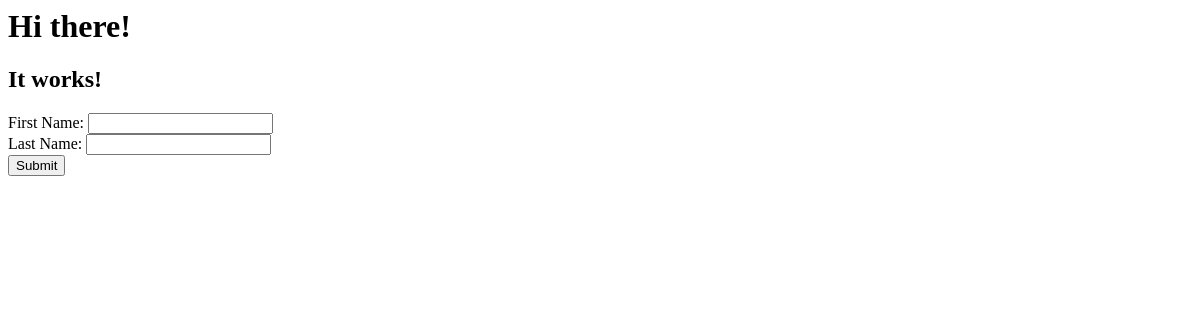
Before: / with the older database file.
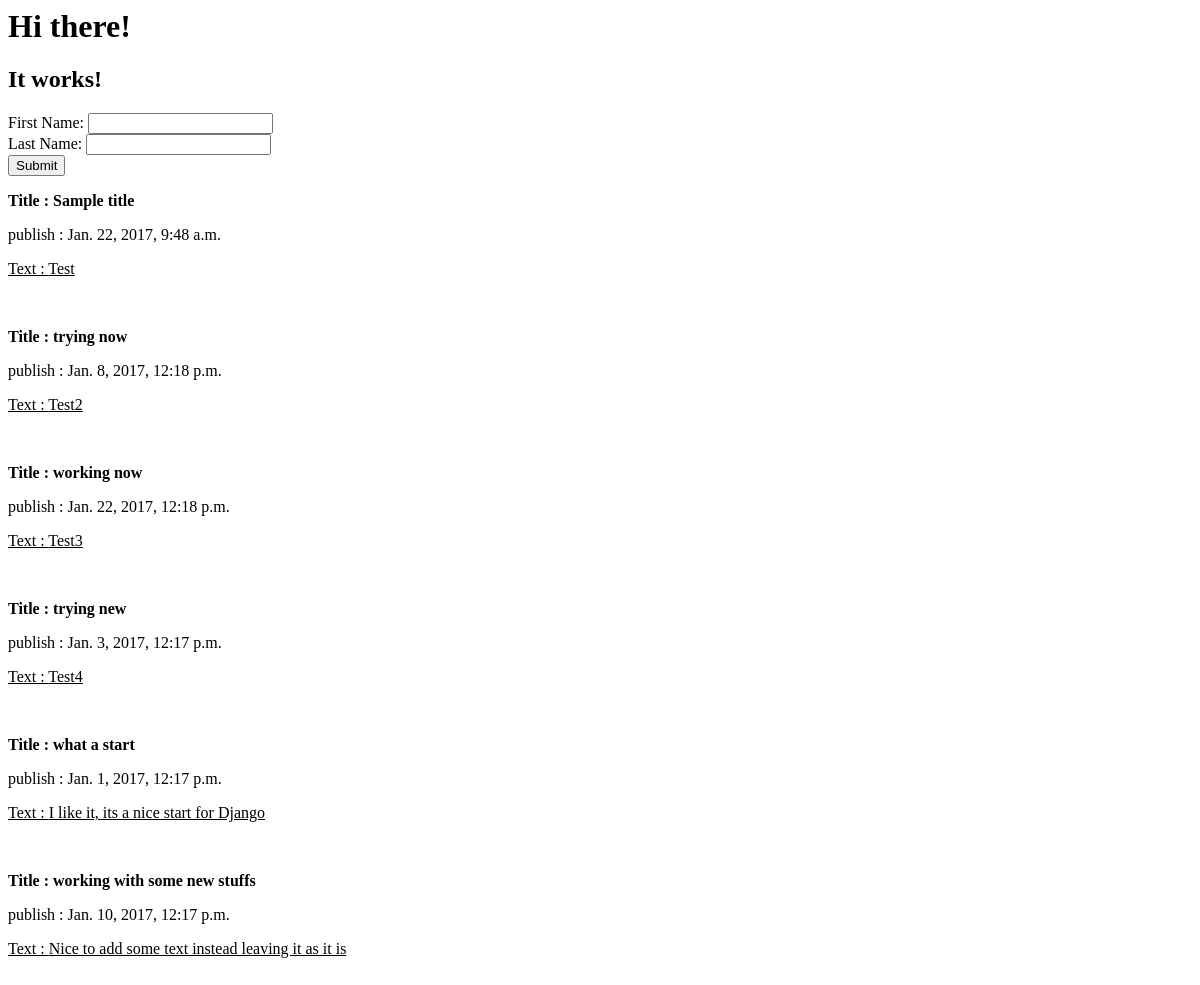
After: the same page with the newer database file.
### blog/models.py (models this page shows, shortened)
class Post(models.Model):
    author = models.ForeignKey('auth.User')
    title = models.CharField(max_length=200)
    text = models.TextField()
    created_date = models.DateTimeField(
            default=timezone.now)
    published_date = models.DateTimeField(
            blank=True, null=True)

### blog/views.py (the view)
# urls.py: url(r'^$', views.post_list, name='post_list'),
def post_list(request):
    posts = Post.objects.filter(published_date__lte=timezone.now()).order_by('published_date')
    All_post = Post.objects.all()
    return render(request, 'blog/post_list.html', {'posts': All_post})

### blog/templates/blog/post_list.html (shortened to what this page needs)
<html>
    <head>
    </head>
    <body>
        <h1>Hi there!</h1>
        <h2>It works!</h2>
      <form action="acb.html">
      First Name:  <input type="text" name="fname"><br>
      Last Name:  <input type="text" name="Lname"><br>
                  <input type="submit" name="SUBMIT">
      </form>
      <div>
        {% for post in posts %}
        <p><strong>Title : {{ post.title }}</strong></p>
        <p>publish : {{ post.published_date }}</p>
        <p><u>Text : {{post.text}}</u></p><br>
        {% endfor %}
      </div>
    </body>
</html>

Changed rows visible on the page:
added Post: title "Sample title", published_date "Jan. 22, 2017, 9:48 a.m.", text "Test"
added Post: title "trying now", published_date "Jan. 8, 2017, 12:18 p.m.", text "Test2"
added Post: title "working now", published_date "Jan. 22, 2017, 12:18 p.m.", text "Test3"
added Post: title "trying new", published_date "Jan. 3, 2017, 12:17 p.m.", text "Test4"
added Post: title "what a start", published_date "Jan. 1, 2017, 12:17 p.m.", text "I like it, its a nice start for Django"
added Post: title "working with some new stuffs", published_date "Jan. 10, 2017, 12:17 p.m.", text "Nice to add some text instead leaving it as it is"
